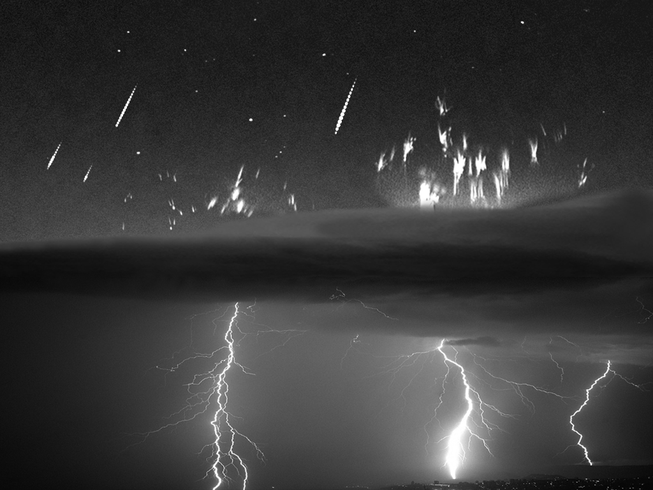
%> input picture sprites.tif, 653 x 490 px, shrunk from 1024 x 768 before the run
$ octave zadatak.m   (GNU Octave 9; MATLAB toolbox functions it lacks are replaced by stand-ins)
%> lines starting %> are read from the running program, lines starting %| are printed output that depends on the picture; in (x1, y1, x2, y2) boxes, pixels count from 0 and x2, y2 are one past the last pixel; in counts of white or black regions, pixels touching at a corner belong together; the program's own positions count from 1
%--------------------------------------------------------------------------
% Prvi Zadatak
%--------------------------------------------------------------------------
% Filtracija slike
%
%     Učitati sliku po izboru
%     Kreirati impulsni odziv visokopropusnog filtra (poglavlje 4.6.1 – Basic Highpass Filtering)
%     Filtrirati sliku s dobivenim filtrom
%     Prikazati dobivenu sliku

% Učitavanje i prikaz slike
image1 = imread('sprites.tif');
%> image1 is the input picture: size 490x653 uint8; min 0, max 255, mean 56.4
figure
colormap gray
imagesc(image1)
colorbar, axis equal, axis tight
title("Originalna slika")

% Napisati karakteristiku high-pass filtra kao matricu
h = 1/9 * [-1 -1 -1; -1 8 -1; -1 -1 -1];

% Filtrirati sliku filtrom
result1 = imfilter(image1, h, 'same');
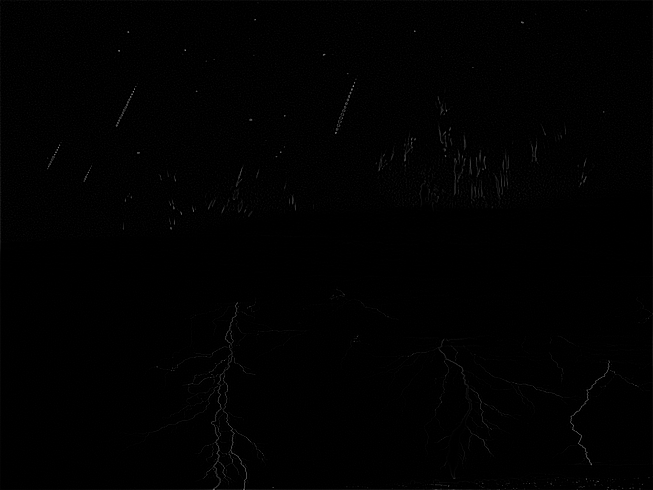
%> result1: size 490x653 uint8; min 0, max 139, mean 1.2

% Prikaz filtrirane slike
figure
colormap gray
imagesc(result1)
colorbar, axis equal, axis tight
title("Slika filtrirana sa high pass filtrom")


%--------------------------------------------------------------------------
% Drugi Zadatak
%--------------------------------------------------------------------------
% Šum
%
%     Učitati sliku po želji
%     Originalnoj slici dodati Gaussov šum srednje vrijednosti 10 i varijance 0.1.
%     Prikazati sliku sa šumom.
%     Prikazati histogram a) orignalne slike, b) histogram šuma i c) histogram slike sa šumom.
%     Odabrati neku od metoda za uklanjanje šuma i primjeniti je na zašumljenoj slici.

% Varijable
% Očekivanje Gaussovog šuma
E = 10.0
% Varijanca Gaussova šuma
V = 0.1
% Stupanj filtra
N = 2

% Učitavanje slike
image2 = imread('galaxy.tif');
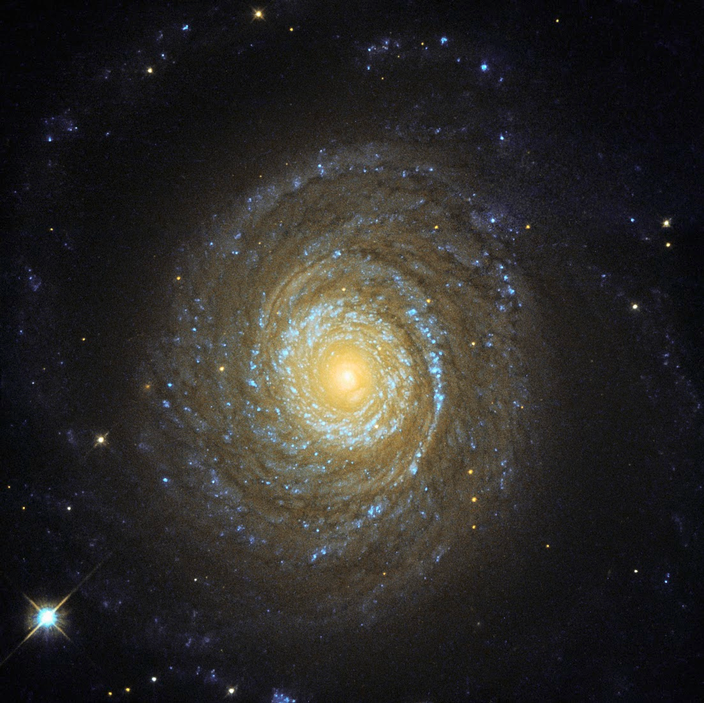
%> input picture galaxy.tif, 704 x 703 px, shrunk from 1103 x 1101 before the run
%> image2 is the input picture: size 703x704x3 uint8; mean R, G, B 44.6, 42.4, 39.9

% Konverzija u grayscale
image2 = rgb2gray(image2);
%> image2: size 703x704 uint8

% Prikaz slike
figure
colormap gray
imagesc(image2)
colorbar, axis equal, axis tight
title('Originalna slika');

% Dodavanje šuma slici
noise = imnoise(image2, 'gaussian', E/255, V/255);

% Prikaz ošumljene slike
figure
colormap gray
imagesc(noise)
colorbar, axis equal, axis tight
title('Slika sa dodanim Gaussovim šumom')

% Izrada matrice karakteristika low-pass filtra N-tog reda
h2 = 1/(N^2)*ones(N);

% Filtriranje slike filtrom h2
filtered = conv2(double(noise), h2, 'same');

% Prikaz filtrirane slike
figure
colormap gray
imagesc(filtered)
colorbar, axis equal, axis tight
title('Slika nakon filtriranja šuma')

% Ekstrakcija vrijednosti šuma iz slike
% Šum je aditivni pa oduzimanjem slike bez šuma od ošumljene slike dobivamo
% šum
A = noise-image2;
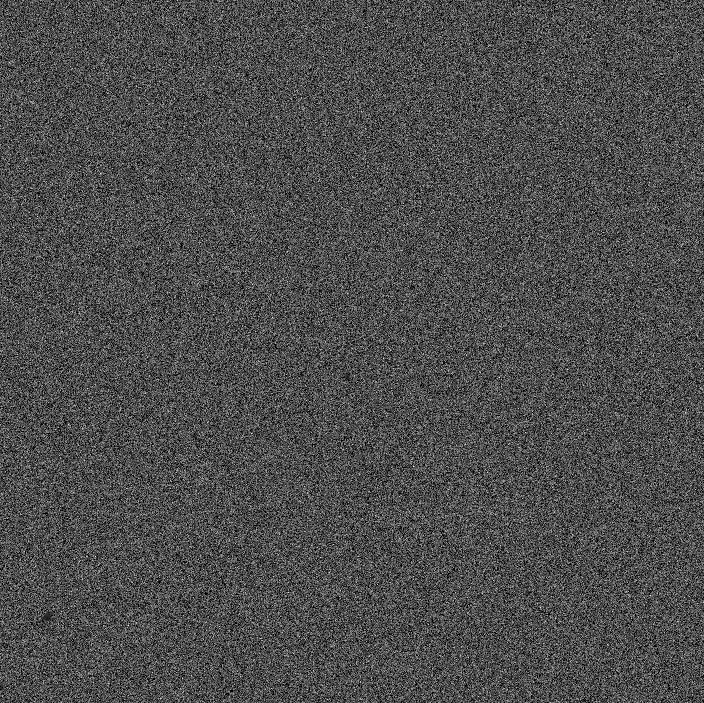
%> A: size 703x704 uint8; min 0, max 33, mean 10; drawn with min black and max white

% Prikaz histograma
figure
subplot(3,1,1)
hist(double(image2(:)), 50)
title('Histogram originalne slike')
xlabel('Vrijednost pixela slike')
ylabel('Broj pixela u binu')
xlim([0, 255])
subplot(3,1,2)
hist(double(A(:)), 35)
title('Histogram šuma dodanog slici')
xlabel('Amplituda šuma u slici')
ylabel('N')
subplot(3,1,3)
hist(double(noise(:)),50)
title('Histogram ošumljene slike')
xlim([0, 255])
xlabel('Vrijednost pixela slike')
ylabel('Broj pixela u binu')
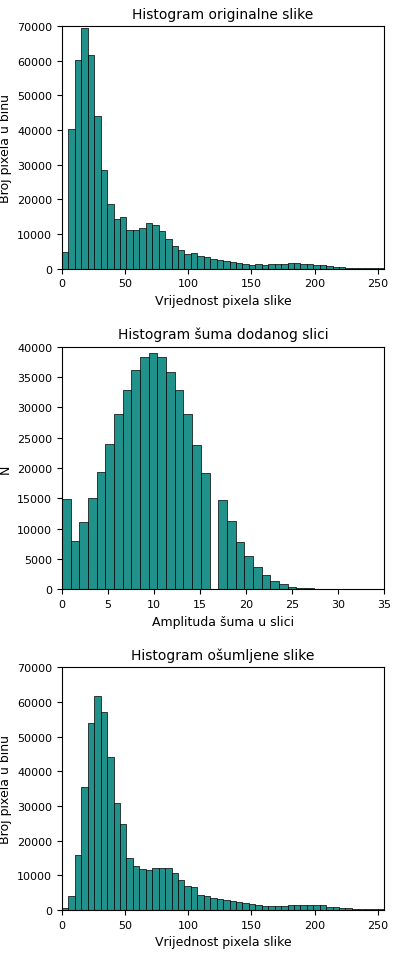
%> figure redrawn from the program's plot data, 3 panels; panel 1: tallest bar 69476 high, from x = 15.3 to 20.4; panel 2: tallest bar 38886 high, from x = 9.43 to 10.37; panel 3: tallest bar 61653 high, from x = 25.5 to 30.6


%--------------------------------------------------------------------------
% Treći zadatak
%--------------------------------------------------------------------------
% Detekcija rubova
%
%     Odabrati jednu satelitsku snimku grada (npr. koristeći Google Maps)
%     Koristeći neku od metoda za detekciju rubova što bolje naglasiti ceste na slici
%     Sliku pretvoriti u crno-bijelu, ali uz pažljiv odabir rubne vrijednosti histograma tako da cesta ostane dobro naglašena
%     Po volji kombinirajući funkcije dilatacije i erozije dodatno naglasiti ceste na slici.

% Učitavanje i prikaz slike
image3=imread('city_crossroads.tif');
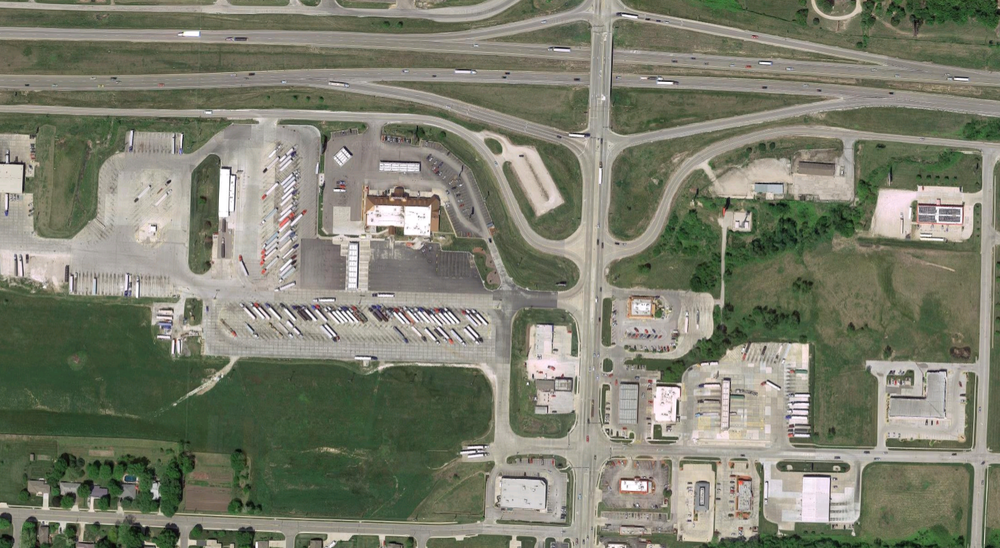
%> input picture city_crossroads.tif, 1000 x 548 px, shrunk from 1567 x 858 before the run
%> image3 is the input picture: size 548x1000x3 uint8; mean R, G, B 123.8, 125.9, 108.9
figure
imagesc(image3)
title('Originalna slika')
axis tight, axis equal

% Konverzija u grayscale i prikaz grayscale slike
image3=rgb2gray(image3);
%> image3: size 548x1000 uint8
figure
colormap gray
imagesc(image3)
title('Grayscale slika')
axis equal, axis tight
colorbar

% Matrice odziva filtra za edge detection
% Roberts
Gx = [-1 0; 0 1]
Gy = [0 -1; 1 0]

% Filtriranje slike filterom za edge detection
Y = conv2(image3, Gx, 'same');
Y = conv2(image3, Gy, 'same');


% Prikaz filtrirane slike
figure
colormap gray
imagesc(Y)
title('Slika filtrirana Robertsovim operatorima')
axis equal, axis tight
colorbar

% Konverzija u binarnu sliku i prikaz iste
Y = 20 < Y;
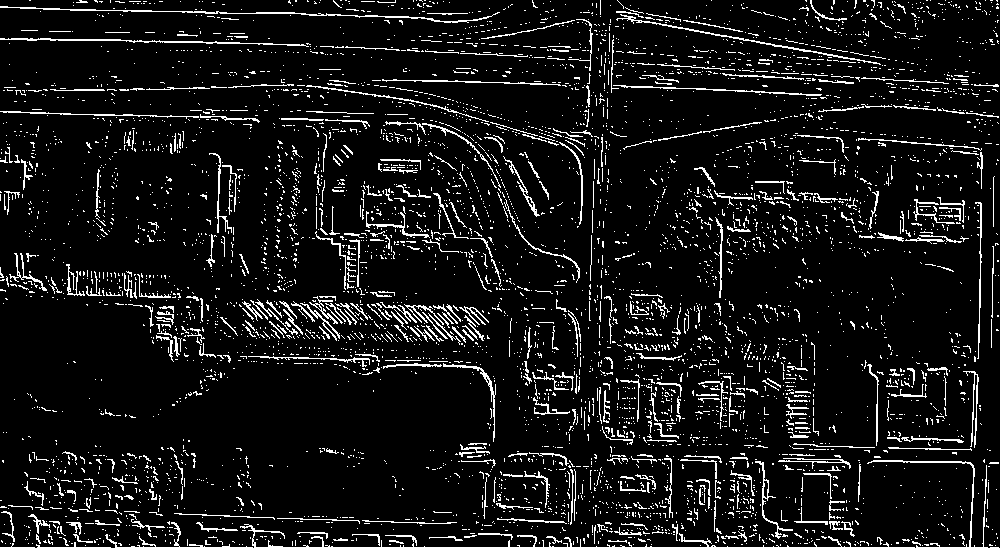
%> Y: size 548x1000 logical; 8.3% white in thin lines or dots
figure
colormap gray
imagesc(Y)
title('Binarna slika')
axis equal, axis tight
colorbar

% Strukturni elementi
strel1 = strel('line', 3, 90)
strel2 = strel('line', 3, 0)
strel3 = strel('line', 2, 90)
strel4 = strel('line', 2, 0)

% Erozija i dilatacija slike strukturnim elemntima
Y = imclose(Y, strel2);
%> Y: size 548x1000 logical; 9.3% white in thin lines or dots
Y = imclose(Y, strel1);
%> Y: size 548x1000 logical; 10.6% white in thin lines or dots
Y = imdilate(Y, strel3);
%> Y: size 548x1000 logical; 18.4% white; 2387 white regions (1882 under 20 px), largest, box (x1, y1, x2, y2) and area: (105, 454, 999, 548) 6364, (291, 126, 515, 342) 5467, (367, 301, 490, 348) 2579
Y = imdilate(Y, strel4);
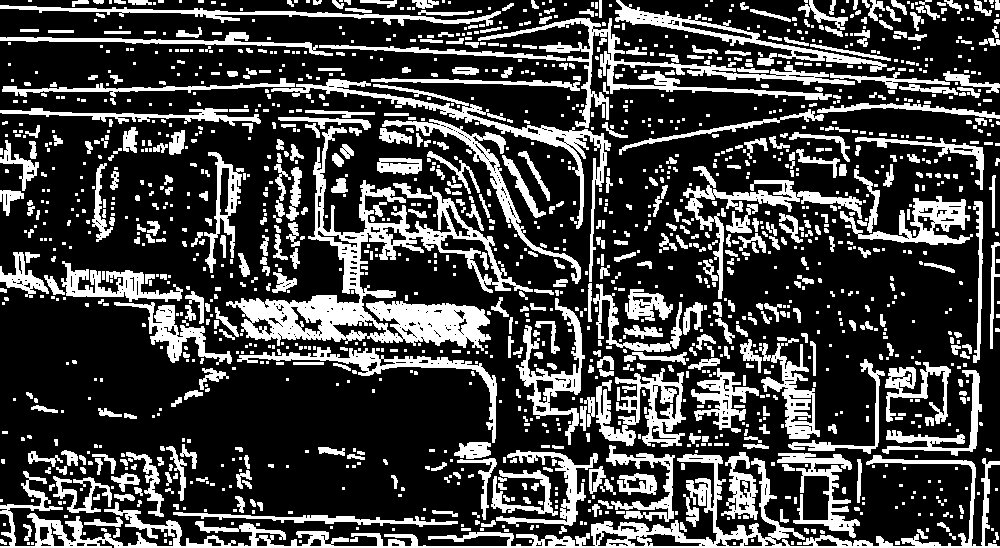
%> Y: size 548x1000 logical; 26.4% white; 1570 white regions (955 under 20 px), largest, box (x1, y1, x2, y2) and area: (226, 126, 533, 351) 14690, (0, 454, 1000, 548) 13298, (478, 18, 855, 128) 5082

% Prikaz finalne slike
figure
imagesc(Y)
colormap gray
title('Finalna slika dobivena erozijom i dilatacijom')
axis equal, axis tight
colorbar
